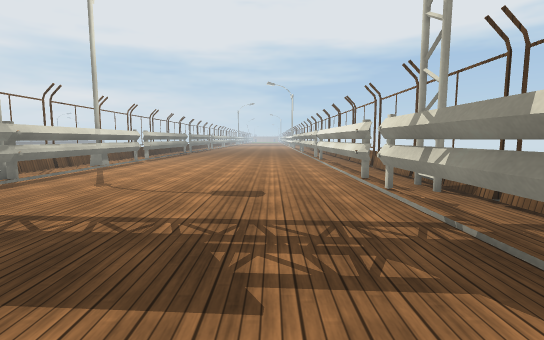
[1] (above)

16 first-person views from a walk through a 3-D level made in the Unity game engine. The camera is 1.3 m above the floor, tilts 6° down and sees 85° across. The floor is counted in squares, 1 m on a side. Each view is taken from the middle of a square. On the plan, view 1 faces up. The plan holds only what a view shows up to about 14 squares ahead; the rest is blank. The place goes on beyond the plan. The player is left out. Some surface patterns are stand-ins.

[2]
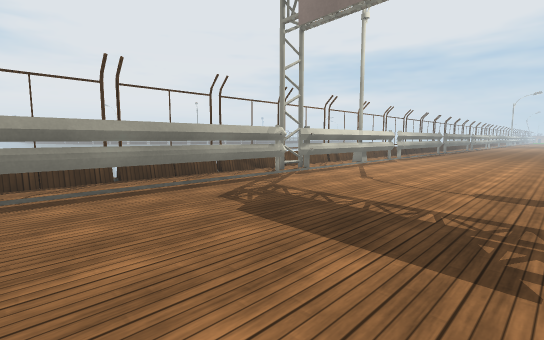

[3]
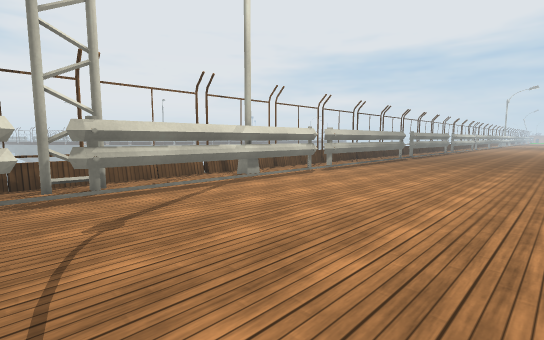

[4]
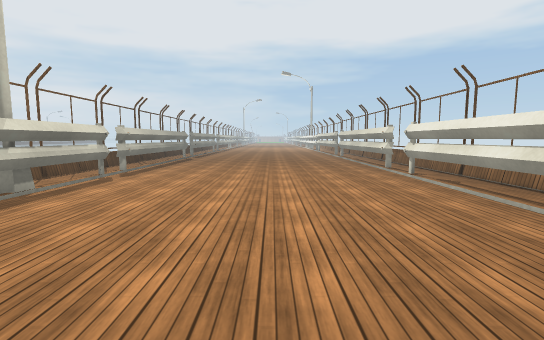

[5]
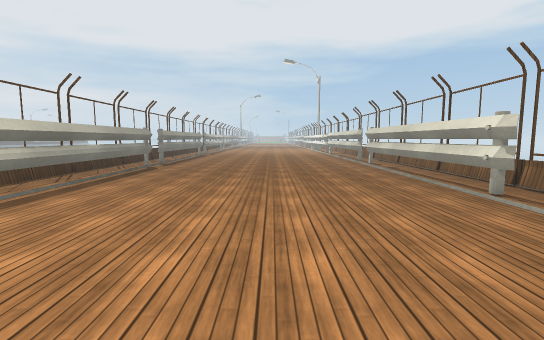

[6]
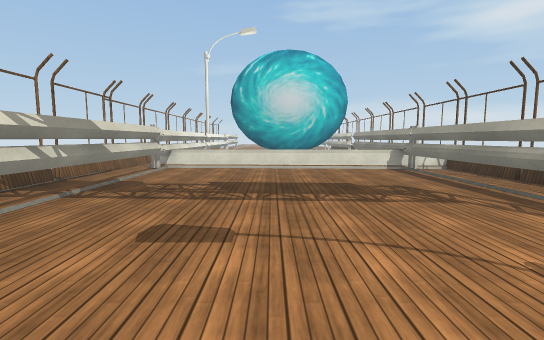

[7]
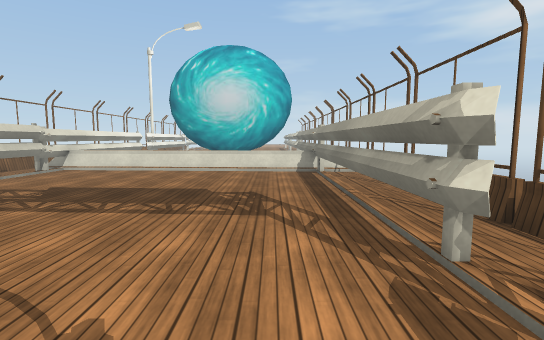

[8]
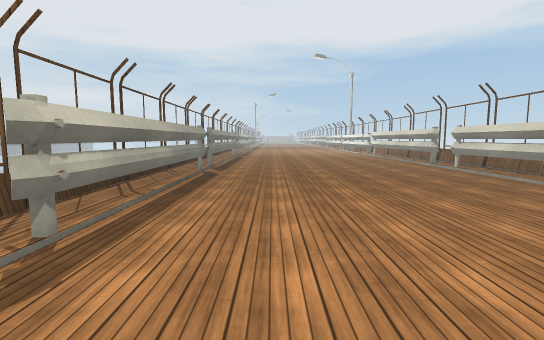

[9]
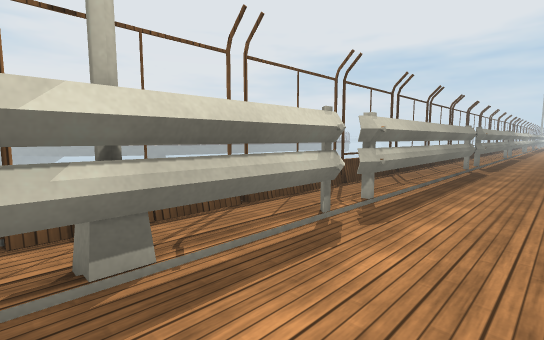

[10]
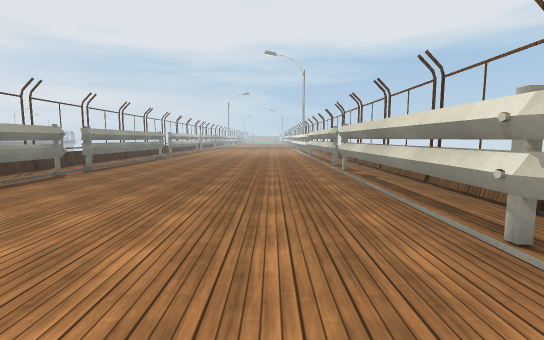

[11]
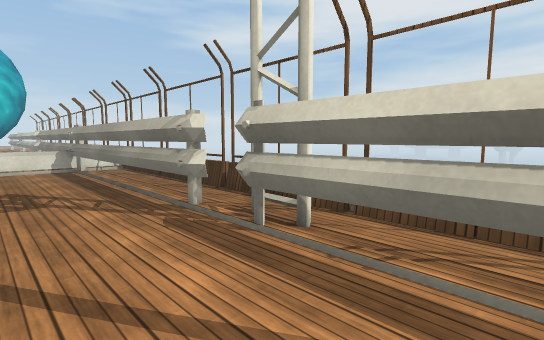

[12]
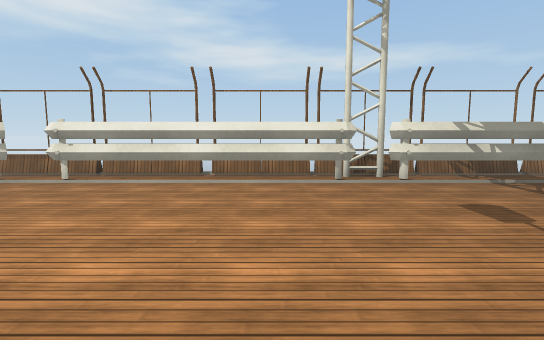

[13]
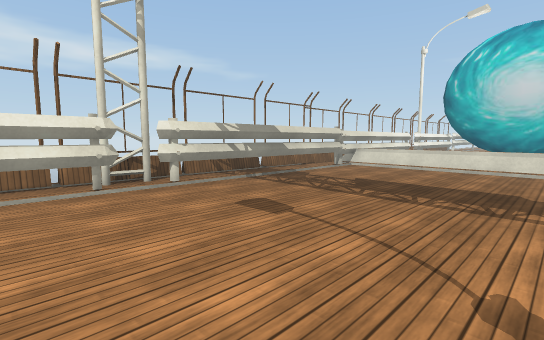

[14]
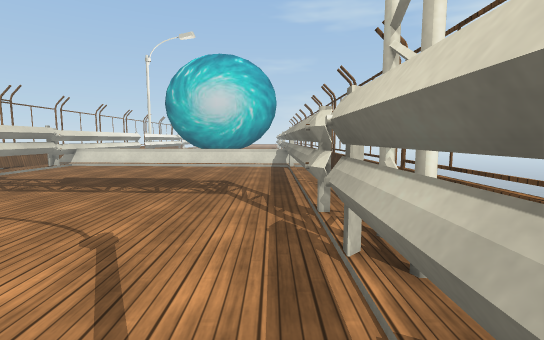

[15]
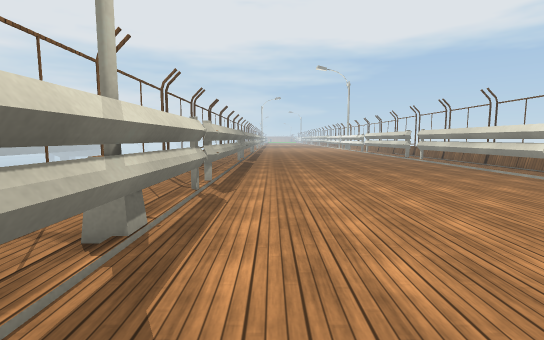

[16]
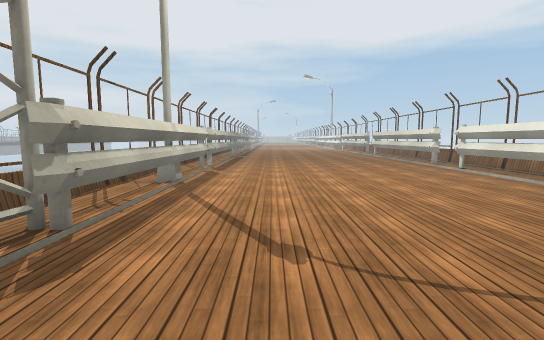

### Floor plan
Key: @ floor where view 1 was taken; # wall or solid block; x gap in a wall; . floor; = window, fence, low wall or low ledge; T thing the floor can be seen under or through; O other object.
Columns run from 10 left of view 1 to 5 right of it. Each row starts with its distance up from view 1.
 26  .T..........# O
 25 O.T..........T.O
 24 x.T..........T.O
 23 O.T..........T.O
 22 O.T..........T.O
 21 #.T..........T.O
 20 #.T..........T.O
 19 #.T..........x.O
 18 O.x............O
 17 x.T..........T.O
 16 O.T..........T.O
 15 O.T..........T.O
 14 O.T..........T.O
 13 x.T..........T.O
 12 O.T..........T.O
 11 #.T..........T.O
 10 O.T..........T.O
  9 x.T..........TTO
  8 #.T...........TO
  7 O.T..........TTO
  6 #.T..........T.O
  5 O.T..........T.O
  4 O.T..........T.O
  3 O.T..........T.O
  2 x.T..........T.O
  1 O.T..........T.O
  0 #.T.......@..T.O
 -1 #.T..........T.O
 -2 #=#======....# O
 -3 O #   #======# O
 -4   #          # O

Where each view was taken, in squares from view 1:
view 1: 0 up, 0 right, facing up
view 2: 1 down, 0 right, facing up-left
view 3: 7 up, 0 right, facing up-left
view 4: 7 up, 2 left, facing up
view 5: 13 up, 2 left, facing up
view 6: 11 up, 2 left, facing down
view 7: 10 up, 6 left, facing down
view 8: 15 up, 5 left, facing up
view 9: 13 up, 5 left, facing up-left
view 10: 16 up, 0 right, facing up
view 11: 12 up, 5 left, facing down-left
view 12: 11 up, 6 left, facing right
view 13: 11 up, 5 left, facing down-right
view 14: 12 up, 7 left, facing down
view 15: 10 up, 6 left, facing up
view 16: 5 up, 5 left, facing up
